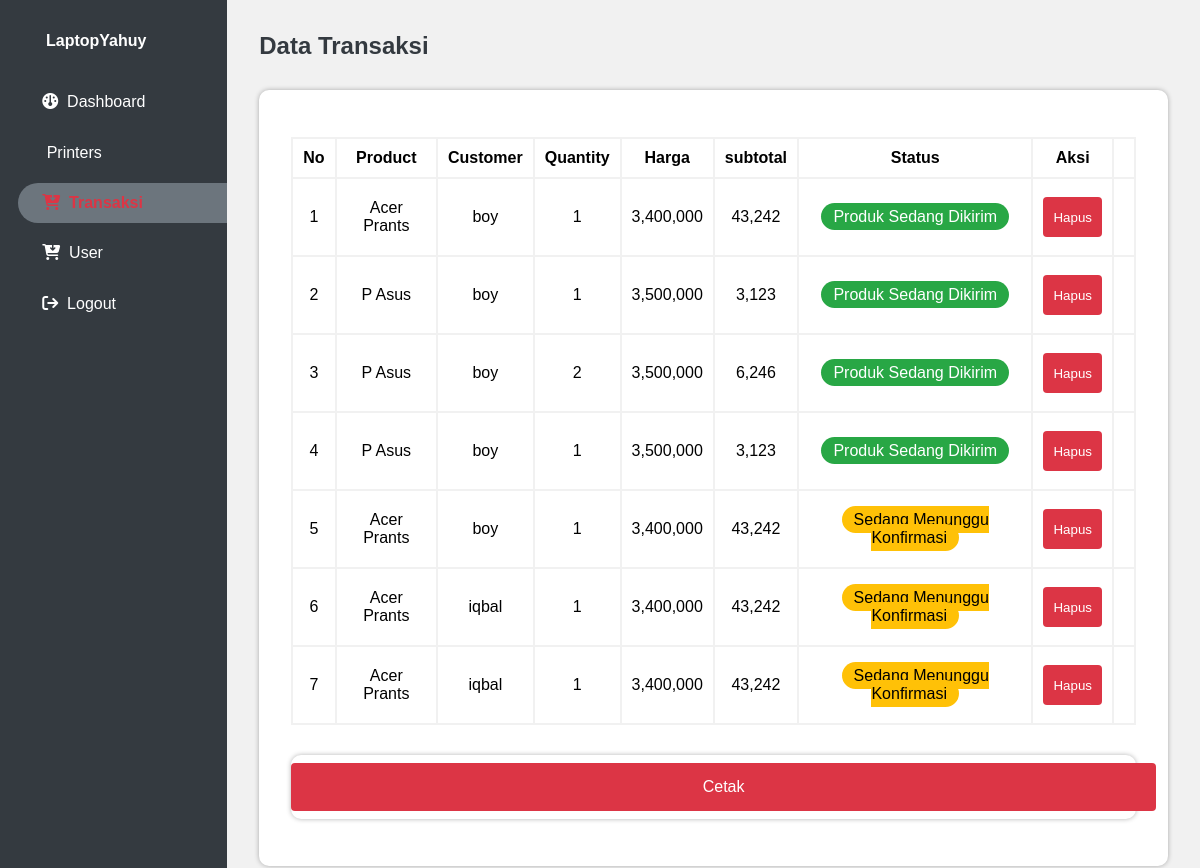
/laptoop222/transaksi/index.php, run on the app's committed database.
### tables this page shows
CREATE TABLE `transaksi` (
  `idTransaksi` int(10) NOT NULL,
  `Jumlah` int(10) DEFAULT NULL,
  `alamat` char(255) DEFAULT NULL,
  `no_telp` int(255) DEFAULT NULL,
  `email` varchar(255) DEFAULT NULL,
  `NamaAnda` varchar(255) DEFAULT NULL,
  `subtotal` int(11) NOT NULL,
  `status` int(11) NOT NULL,
  `tanggal` timestamp NOT NULL DEFAULT current_timestamp() ON UPDATE current_timestamp(),
  `HargaLaptop` int(50) DEFAULT NULL,
  `UserIdUser` int(11) NOT NULL,
  `Laptop_tblIdPrinter` int(11) NOT NULL,
  `UserIdUser2` int(11) NOT NULL
);

CREATE TABLE `laptop_tb` (
  `idPrinter` int(10) NOT NULL,
  `NamaLaptop` char(50) DEFAULT NULL,
  `SpesifikasiPrinter` char(50) DEFAULT NULL,
  `HargaLaptop` int(50) DEFAULT NULL,
  `stok` int(255) DEFAULT NULL,
  `GambarPrinter` varchar(50) NOT NULL,
  `UserIdUser` int(11) DEFAULT NULL
);

CREATE TABLE `user` (
  `idUser` int(10) NOT NULL,
  `Username` varchar(50) DEFAULT NULL,
  `roles` int(11) DEFAULT NULL,
  `Password` varchar(10) DEFAULT NULL
);

### laptoop222/transaksi/index.php (the view, shortened to what this page needs)
<!DOCTYPE html>
<html lang="en">
<head>
    <link rel="stylesheet" href="../css/side.css">
    <link rel="stylesheet" href="../css/prouk.css">
</head>
<body>
    <div class="sidebar">
        <h4 class="sidebar-brand">LaptopYahuy</h4>
        <ul>
        <li>
                <a href="../admin/dashboard.php"><i class="fas fa-tachometer-alt-average"></i> &nbsp;Dashboard</a>
            </li>
            <li>
                <a href="../product/index.php"><span class="iconify icon-brand" data-icon="bi:printer-fill"></span> &nbsp;Printers</a>
            </li>
            <li class="active">
                <a href="index.php"><i class="fas fa-cart-arrow-down"></i> &nbsp;Transaksi</a>
            </li>
            <li>
                <a href="../admin/user.php"><i class="fas fa-cart-arrow-down"></i> &nbsp;User</a>
            </li>
            <li>
                <a href="../logout.php" onclick="return confirm('Apakah Kamu Yakin Ingin Keluar ?')"><i class="fa-solid fa-arrow-right-from-bracket"></i> &nbsp;Logout</a>
            </li>
        </ul>
    </div>
    <main>
        <div class="section-title">
            Data Transaksi
        </div>
        <div class="row">
            <div class="card mt-5">
                <div class="table-responsive">
                <table>
                    <tr>
                        <th>No</th>
                        <th>Product</th>
                        <th>Customer</th>
                        <th>Quantity</th>
                        <th>Harga</th>
                        <th>subtotal</th>
                        <th>Status</th>
                        <th>Aksi</th>
                    </tr>
                    <?php
                    include '../database/koneksi.php';
                    $query = 'SELECT transaksi.subtotal, transaksi.Jumlah, transaksi.idTransaksi, transaksi.status ,  transaksi.UserIdUser2, user.Username, laptop_tb.NamaLaptop, laptop_tb.HargaLaptop FROM transaksi INNER JOIN user ON transaksi.UserIdUser2 = user.idUser INNER JOIN laptop_tb ON transaksi.Laptop_tblIdPrinter = laptop_tb.idPrinter';
                    $result = mysqli_query($koneksi, $query);
                    $no = 1;
                    while ($data = mysqli_fetch_object($result)) { ?>
                    <tr>
                        <td><?= $no++ ?></td>
                        <td><?= $data->NamaLaptop ?></td>
                        <td><?= $data->Username ?></td>
                        <td><?= $data->Jumlah ?></td>
                        <td><?= number_format($data->HargaLaptop) ?></td>
                        <td><?= number_format($data->subtotal) ?></td>
                        <?php
    if ($data->status == 1) {
?>
        <td><span class="badge-warning">Sedang Menunggu Konfirmasi</span></td>
<?php
    } else if ($data->status == 2) {
?>
        <td><span class="badge-success">Produk Sedang Dikirim</span></td>
<?php
    } else if ($data->status == 3) {
?>
        <td><span class="badge-danger">Produk Gagal Dikirim</span></td>
<?php
    }
?>
<td>
    <form method="POST" action="hapus_transaksi.php">
        <button type="submit" onclick="return confirm('Apakah Anda yakin ingin menghapus transaksi ini?')" class="btn btn-danger btn-sm">
            Hapus
        </button>
    </form>
</td>
<td>
</td>
                    </tr>
                    <?php }
                    ?>
                </table>
                <div class="row">
    <div class="card mt-5">
        <div class="card-footer">
            <a href="cetak.php" class="btn btn-danger btn-sm">Cetak</a>
        </div>
    </div>
</div>
            </div>
        </div>
    </main>
</body>
</html>

### laptoop222/css/side.css (style rules this page uses)
* { margin: 0; padding: 0; font-family: Arial, Helvetica, sans-serif; }
:root { --hex: #80080; --white : #fff; --navy: #2877EE; --hex: #ab14c2; --info: #17a2b8; --success: #28a745; --warning: #ffc107; --danger: #dc3545; --dark: #343a40; --secondary: #6c757d; }
.mt-5 { margin-top: 30px; }
body { width: 100%; overflow-x: hidden; background-color: #f1f1f1; min-height: 100vh; display: flex; justify-content: space-between; }
.sidebar { background-color: var(--dark); min-height: 100vh; width: 20%; }
.sidebar-brand { color: var(--white); display: flex; align-items: center; margin-left: 30px; padding: 2em 1em; }
.sidebar ul { list-style: none; }
.sidebar ul li { display: flex; width: 92%; align-items: center; float: right; margin-bottom: 10px; }
.sidebar ul .active a { color: var(--danger); background-color: var(--secondary); transition: .2s all; font-weight: 600; }
.sidebar ul li a { padding: .7em 1.5em; width: 100%; text-decoration: none; border-top-left-radius: 20px; border-bottom-left-radius: 20px; color: var(--white); }
main { width: 80%; min-height: 100vh; display: flex; padding: 2em; flex-direction: column; }
.section-title { color: var(--dark); font-weight: 600; font-size: 24px; text-transform: capitalize; }

### laptoop222/css/prouk.css (style rules this page uses)
.card { display: flex; justify-content: center; flex-direction: column; background: #FFF; border-radius: 10px; width: 100%; height: 100%; box-shadow: 0 0 5px rgba(0, 0, 0, .3); }
.btn { text-decoration: none; color: #fff; width: 150px; display: flex; align-items: center; justify-content: center; border-radius: 50px; height: 40px; margin-left: 2em; font-weight: 500; margin-top: 1em; }
.table-responsive { padding: 2em; }
table { width: 100%; margin-top: 1m; padding: 2em; border-collapse:collapse; caption-side:bottom; }
table, th, td { border: solid 2px #f1f1f1; padding: 10px; }
td { text-align: center; }
.badge-warning { background-color: var(--warning); padding: 5px 12px; border-radius: 50px; }
.badge-success { background-color: var(--success); color: #fff; padding: 5px 12px; border-radius: 50px; }
.btn-danger { width: 100%; background-color: var(--danger); color: rgb(255, 255, 255); text-decoration: none; padding: 4px 10px; margin: 8px 0; border: none; border-radius: 4px; cursor: pointer; }

### data on the page
transaksi: laptop_tb.NamaLaptop "Acer Prants", user.Username "boy", Jumlah "1", laptop_tb.HargaLaptop "3,400,000", subtotal "43,242", status "Produk Sedang Dikirim"
transaksi: laptop_tb.NamaLaptop "P Asus", user.Username "boy", Jumlah "1", laptop_tb.HargaLaptop "3,500,000", subtotal "3,123", status "Produk Sedang Dikirim"
transaksi: laptop_tb.NamaLaptop "P Asus", user.Username "boy", Jumlah "2", laptop_tb.HargaLaptop "3,500,000", subtotal "6,246", status "Produk Sedang Dikirim"
transaksi: laptop_tb.NamaLaptop "P Asus", user.Username "boy", Jumlah "1", laptop_tb.HargaLaptop "3,500,000", subtotal "3,123", status "Produk Sedang Dikirim"
transaksi: laptop_tb.NamaLaptop "Acer Prants", user.Username "boy", Jumlah "1", laptop_tb.HargaLaptop "3,400,000", subtotal "43,242", status "Sedang Menunggu Konfirmasi"
transaksi: laptop_tb.NamaLaptop "Acer Prants", user.Username "iqbal", Jumlah "1", laptop_tb.HargaLaptop "3,400,000", subtotal "43,242", status "Sedang Menunggu Konfirmasi"
transaksi: laptop_tb.NamaLaptop "Acer Prants", user.Username "iqbal", Jumlah "1", laptop_tb.HargaLaptop "3,400,000", subtotal "43,242", status "Sedang Menunggu Konfirmasi"
